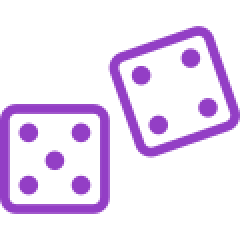
#> input picture img/dados.png, 120 x 120 px (shown 2 times larger)
$ python filter_sobel.py
#> lines starting #> are read from the running program, lines starting #| are printed output that depends on the picture
import matplotlib.pyplot as plt
from skimage import data, color, filters
import functions as fn


dados = plt.imread('img/dados.png')
#> dados is the input picture: shape (120, 120, 4) float32; mean R, G, B, A 0.118, 0.049, 0.158, 0.17
# fn.show_image(dados)
dados_rgb = color.rgba2rgb(dados)
dados_gray = color.rgb2gray(dados_rgb)
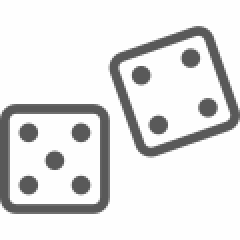
#> dados_gray: shape (120, 120) float32 (shown 2 times larger); min 0.352, max 1, mean 0.89

dados_sobel = filters.sobel(dados_gray)
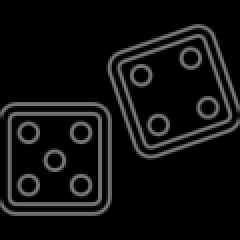
#> dados_sobel: shape (120, 120) float32 (shown 2 times larger); min 0, max 0.492, mean 0.0624
# fn.show_image(dados_sobel)
